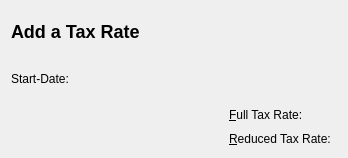
<?xml version="1.0" encoding="UTF-8"?>
<ui version="4.0">
 <class>TaxEditBase</class>
 <widget class="QWidget" name="TaxEditBase">
  <property name="geometry">
   <rect>
    <x>0</x>
    <y>0</y>
    <width>348</width>
    <height>158</height>
   </rect>
  </property>
  <layout class="QGridLayout">
   <item row="0" column="0" colspan="2">
    <widget class="QLabel" name="textLabel4">
     <property name="font">
      <font/>
     </property>
     <property name="text">
      <string>&lt;h2&gt;Add a Tax Rate&lt;/h2&gt;</string>
     </property>
     <property name="wordWrap">
      <bool>false</bool>
     </property>
    </widget>
   </item>
   <item row="1" column="0" colspan="2">
    <layout class="QHBoxLayout">
     <item>
      <widget class="QLabel" name="textLabel1">
       <property name="text">
        <string>Start-Date:</string>
       </property>
       <property name="wordWrap">
        <bool>false</bool>
       </property>
      </widget>
     </item>
     <item>
      <widget class="KDateWidget" name="mDateWidget"/>
     </item>
    </layout>
   </item>
   <item row="2" column="0">
    <spacer name="spacer3">
     <property name="orientation">
      <enum>Qt::Horizontal</enum>
     </property>
     <property name="sizeType">
      <enum>QSizePolicy::Expanding</enum>
     </property>
     <property name="sizeHint" stdset="0">
      <size>
       <width>71</width>
       <height>20</height>
      </size>
     </property>
    </spacer>
   </item>
   <item row="2" column="1">
    <layout class="QGridLayout">
     <item row="0" column="1">
      <widget class="KDoubleNumInput" name="mFullTax"/>
     </item>
     <item row="1" column="0">
      <widget class="QLabel" name="textLabel2_2">
       <property name="text">
        <string>&amp;Reduced Tax Rate:</string>
       </property>
       <property name="wordWrap">
        <bool>false</bool>
       </property>
       <property name="buddy">
        <cstring>mReducedTax</cstring>
       </property>
      </widget>
     </item>
     <item row="1" column="1">
      <widget class="KDoubleNumInput" name="mReducedTax"/>
     </item>
     <item row="0" column="0">
      <widget class="QLabel" name="textLabel2a">
       <property name="text">
        <string>&amp;Full Tax Rate:</string>
       </property>
       <property name="wordWrap">
        <bool>false</bool>
       </property>
       <property name="buddy">
        <cstring>mFullTax</cstring>
       </property>
      </widget>
     </item>
    </layout>
   </item>
  </layout>
 </widget>
 <layoutdefault spacing="6" margin="11"/>
 <customwidgets>
  <customwidget>
   <class>KDoubleNumInput</class>
   <extends>QWidget</extends>
   <header>knuminput.h</header>
  </customwidget>
  <customwidget>
   <class>KDateWidget</class>
   <extends>QWidget</extends>
   <header>kdatewidget.h</header>
  </customwidget>
 </customwidgets>
 <includes>
  <include location="local">kdatewidget.h</include>
  <include location="local">knuminput.h</include>
 </includes>
 <resources/>
 <connections/>
</ui>
